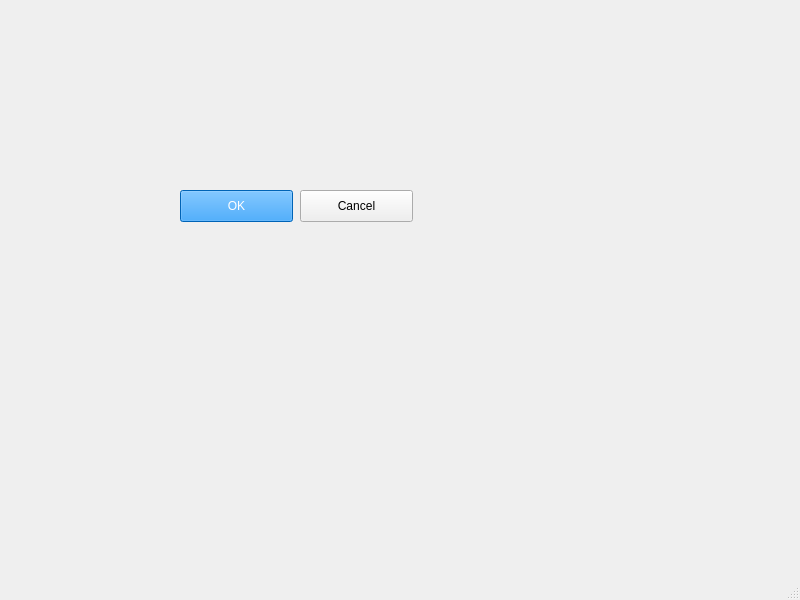
<?xml version="1.0" encoding="UTF-8"?>
<ui version="4.0">
 <class>MyApp</class>
 <widget class="QMainWindow" name="MyApp">
  <property name="geometry">
   <rect>
    <x>0</x>
    <y>0</y>
    <width>800</width>
    <height>600</height>
   </rect>
  </property>
  <property name="minimumSize">
   <size>
    <width>800</width>
    <height>600</height>
   </size>
  </property>
  <property name="maximumSize">
   <size>
    <width>800</width>
    <height>600</height>
   </size>
  </property>
  <property name="windowTitle">
   <string>MyProgram</string>
  </property>
  <property name="windowIcon">
   <iconset>
    <normaloff>twitter-logo-vector-png-clipart-1.png</normaloff>twitter-logo-vector-png-clipart-1.png</iconset>
  </property>
  <widget class="QWidget" name="centralwidget">
   <widget class="QPushButton" name="OKButton">
    <property name="geometry">
     <rect>
      <x>180</x>
      <y>190</y>
      <width>113</width>
      <height>32</height>
     </rect>
    </property>
    <property name="styleSheet">
     <string notr="true">background-color:rgb(0, 139, 255);
color:rgb(255, 255, 255);
border-color: rgb(0, 255, 231);
</string>
    </property>
    <property name="text">
     <string>OK</string>
    </property>
   </widget>
   <widget class="QPushButton" name="CancelButton">
    <property name="geometry">
     <rect>
      <x>300</x>
      <y>190</y>
      <width>113</width>
      <height>32</height>
     </rect>
    </property>
    <property name="text">
     <string>Cancel</string>
    </property>
   </widget>
  </widget>
  <widget class="QMenuBar" name="menubar">
   <property name="geometry">
    <rect>
     <x>0</x>
     <y>0</y>
     <width>800</width>
     <height>42</height>
    </rect>
   </property>
  </widget>
  <widget class="QStatusBar" name="statusbar"/>
 </widget>
 <resources/>
 <connections/>
</ui>
